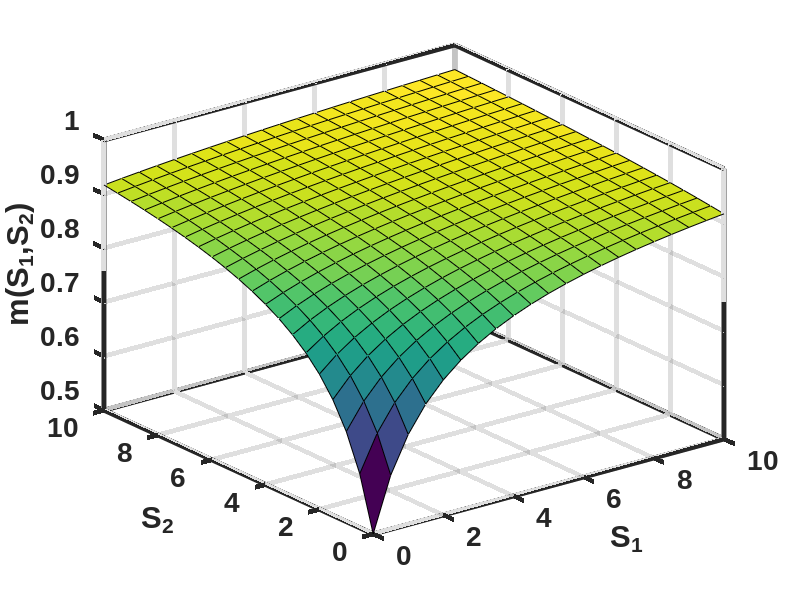
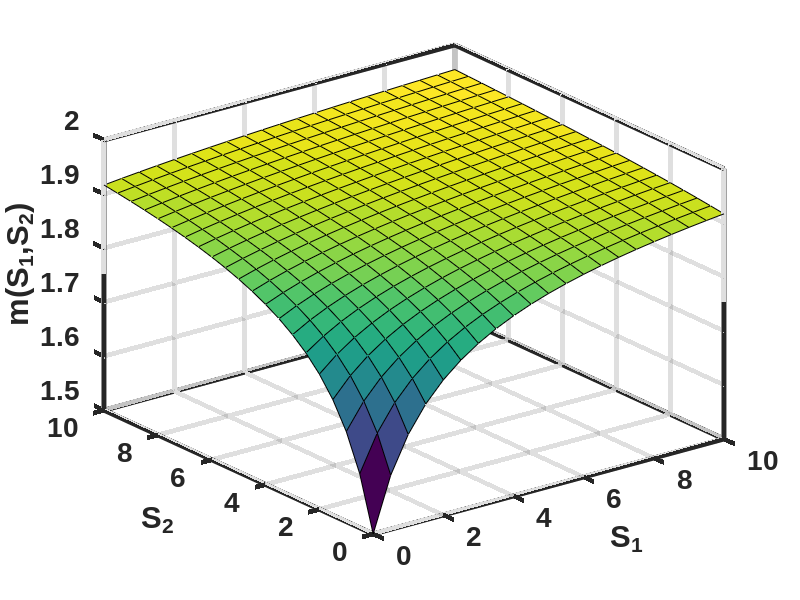
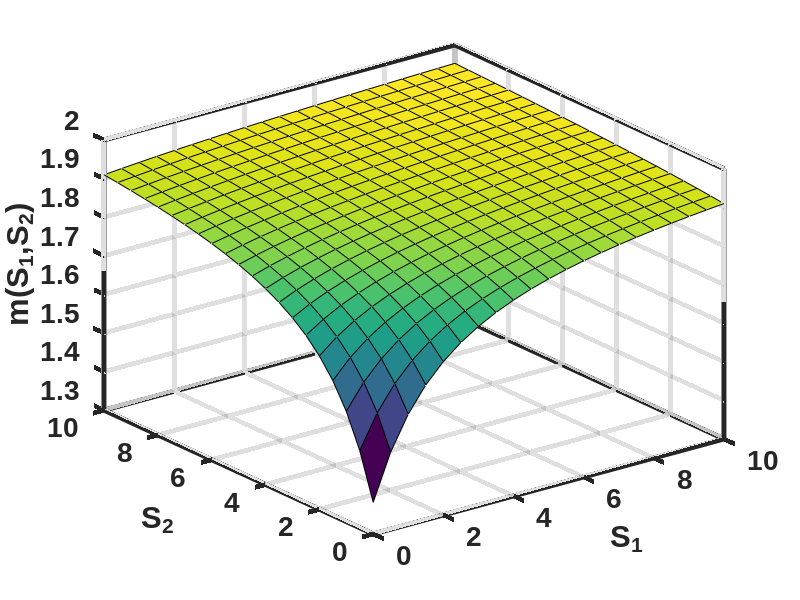
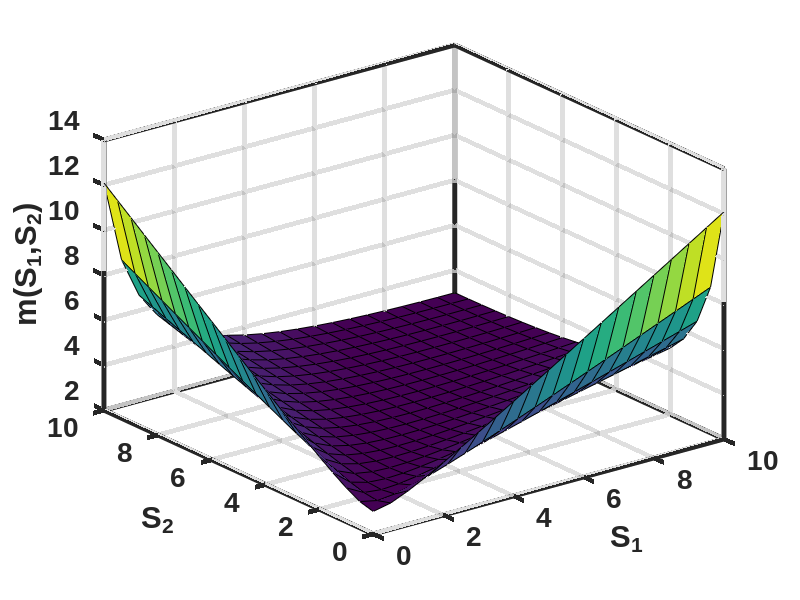

These figures' MATLAB source, in order:
clear all;
clc;
%Fig 4B - Minimal regulation network for slope antagonism


hold off;
figure(1); clf;
[s1,s2] = meshgrid(0:.5:10);
mreg=(1+s1+s2)./(2+s1+s2);
h1=surf(s1,s2,mreg);
xlabel('S_1');
ylabel('S_2');
zlabel('m(S_1,S_2)')
set(gca,'fontsize',20);
set(gca,'fontweight','bold','fontname','arial')
box on;
set(gca, 'LineWidth', 3.5)
saveas(h1,'Fig4B.png')

%%
clear all;
clc;
%Fig 4D - Minimal conversion network for slope antagonism


hold off;
figure(1); clf;
[s1,s2] = meshgrid(0:.5:10);
mreg=(3+2*s1+2*s2)./(2+s1+s2);
h1=surf(s1,s2,mreg);
xlabel('S_1');
ylabel('S_2');
zlabel('m(S_1,S_2)')
set(gca,'fontsize',20);
set(gca,'fontweight','bold','fontname','arial')
box on;
set(gca, 'LineWidth', 3.5)
saveas(h1,'Fig4D.png')


%%
clear all;
clc;
%Fig 4D - Minimal binding network for slope antagonism


hold off;
figure(1); clf;
[s1,s2] = meshgrid(0:.5:10);
mreg=0.5*(5+s1+s2-(4+(1+s1+s2).^2).^(0.5));
h1=surf(s1,s2,mreg);
xlabel('S_1');
ylabel('S_2');
zlabel('m(S_1,S_2)')
set(gca,'fontsize',20);
set(gca,'fontweight','bold','fontname','arial')
box on;
set(gca, 'LineWidth', 3.5)
saveas(h1,'Fig4F.png')

%%
clear all;
clc;

%Fig 5B - Minimal regulation network for value antagonism


hold off;
figure(1); clf;
[s1,s2] = meshgrid(0:.5:10);
mreg=(3+3*s1+s1.^2+3*s2+s1.*s2+s2.^2)./((1+s1).*(1+s2));
h1=surf(s1,s2,mreg);
xlabel('S_1');
ylabel('S_2');
zlabel('m(S_1,S_2)')
set(gca,'fontsize',20);
set(gca,'fontweight','bold','fontname','arial')
box on;
set(gca, 'LineWidth', 3.5)
saveas(h1,'Fig5B.png')


%%
clear all;
clc;

%Fig 5D - Minimal conversion network for value antagonism


hold off;
figure(1); clf;
[s1,s2] = meshgrid(0:.5:10);
mreg=(5+2*s1.^2+s1.*(5+s2)+s2.*(5+2*s2))./(3+s1.^2+s1.*(3+s2)+s2.*(3+s2));
h1=surf(s1,s2,mreg);
xlabel('S_1');
ylabel('S_2');
zlabel('m(S_1,S_2)')
set(gca,'fontsize',20);
set(gca,'fontweight','bold','fontname','arial')
box on;
set(gca, 'LineWidth', 3.5)
saveas(h1,'Fig5D.png')


%%
clear all;
clc;


%Fig 5F - Minimal binding network for value antagonism


hold off;
figure(1); clf;
[s1,s2] = meshgrid(0:.5:10);
mreg=(4*(1+s1)+(1-s1+s2).^2).^(0.5);
h1=surf(s1,s2,mreg);
xlabel('S_1');
ylabel('S_2');
zlabel('m(S_1,S_2)')
set(gca,'fontsize',20);
set(gca,'fontweight','bold','fontname','arial')
box on;
set(gca, 'LineWidth', 3.5)
saveas(h1,'Fig5F.png')


